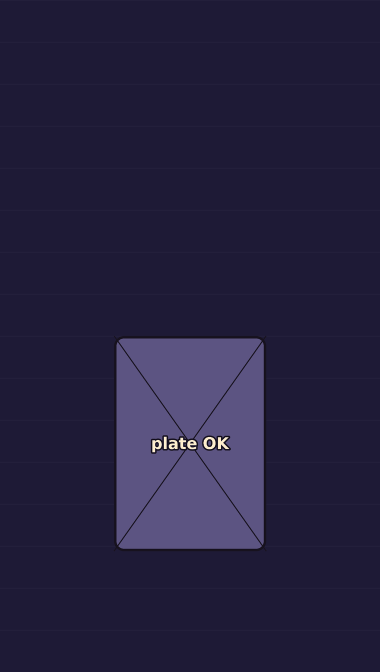
#> input picture .claude/skills/cartoon-product-ad/starter/assets/ai/keys/smoke.png, 760 x 1344 px (shown at 1/2 size)
$ python grid.py ../assets/ai/keys/smoke.png ../assets/ai/keys/smoke.png 5 ../assets/ai/keys/smoke.png ../assets/ai/keys/smoke.png ../assets/ai/keys/smoke.png
#> lines starting #> are read from the running program, lines starting #| are printed output that depends on the picture
#!/usr/bin/env python3
"""Overlay the 1080x1920 design grid on a plate (cover-fitted exactly as the renderer does) so callouts, measure
lines and code overlays can be placed by reading real coordinates instead of guessing.

usage: grid.py <plate image> <out.jpg> [step=120] [x0 y0 x1 y1 zoom]
       step is the grid spacing in design px; the optional crop box is in design px and zoom enlarges it for a close read.
e.g.   grid.py assets/ai/keys/k4-hero.png cache/view/grid-hero.jpg
       grid.py assets/ai/keys/k7-panel.png cache/view/grid-panel.jpg 60 0 560 1080 1320 1.3
"""
import pathlib, sys
from PIL import Image, ImageDraw, ImageFont

if len(sys.argv) < 3: sys.exit(__doc__)
src, out = sys.argv[1], pathlib.Path(sys.argv[2])
step = int(sys.argv[3]) if len(sys.argv) > 3 else 120
W, H = 1080, 1920
im = Image.open(src).convert('RGB')
#> im is the input picture: PIL image 760x1344 RGB; mean R, G, B 37.6, 33.1, 62.9
s = max(W / im.width, H / im.height)
#> s = 1.43
im = im.resize((round(im.width * s), round(im.height * s)), Image.LANCZOS)
#> im: PIL image 1086x1920 RGB
l, t = (im.width - W) // 2, (im.height - H) // 2
#> l = 3; t = 0
im = im.crop((l, t, l + W, t + H))
#> im: PIL image 1080x1920 RGB
x0, y0, x1, y1, z = 0, 0, W, H, 1.0
if len(sys.argv) > 8:
    x0, y0, x1, y1 = map(int, sys.argv[4:8]); z = float(sys.argv[8])
    im = im.crop((x0, y0, x1, y1)); im = im.resize((round(im.width * z), round(im.height * z)), Image.LANCZOS)
d = ImageDraw.Draw(im)
try: f = ImageFont.truetype('/usr/share/fonts/truetype/dejavu/DejaVuSans-Bold.ttf', 18)
except OSError: f = ImageFont.load_default()
first = lambda a: (a // step + (1 if a % step else 0)) * step
for gx in range(first(x0), x1 + 1, step):                    # labels sit in the margins of the picture, lines stay thin
    px = (gx - x0) * z; d.line([(px, 0), (px, im.height)], fill=(0, 255, 255), width=1)
    d.text((px + 3, 3), str(gx), fill=(255, 255, 0), font=f, stroke_width=2, stroke_fill=(0, 0, 0))
    d.text((px + 3, im.height - 24), str(gx), fill=(255, 255, 0), font=f, stroke_width=2, stroke_fill=(0, 0, 0))
for gy in range(first(y0), y1 + 1, step):
    py = (gy - y0) * z; d.line([(0, py), (im.width, py)], fill=(0, 255, 255), width=1)
    d.text((3, py + 3), str(gy), fill=(255, 160, 255), font=f, stroke_width=2, stroke_fill=(0, 0, 0))
    d.text((im.width - 58, py + 3), str(gy), fill=(255, 160, 255), font=f, stroke_width=2, stroke_fill=(0, 0, 0))
out.parent.mkdir(parents=True, exist_ok=True)
im.save(out, quality=90)
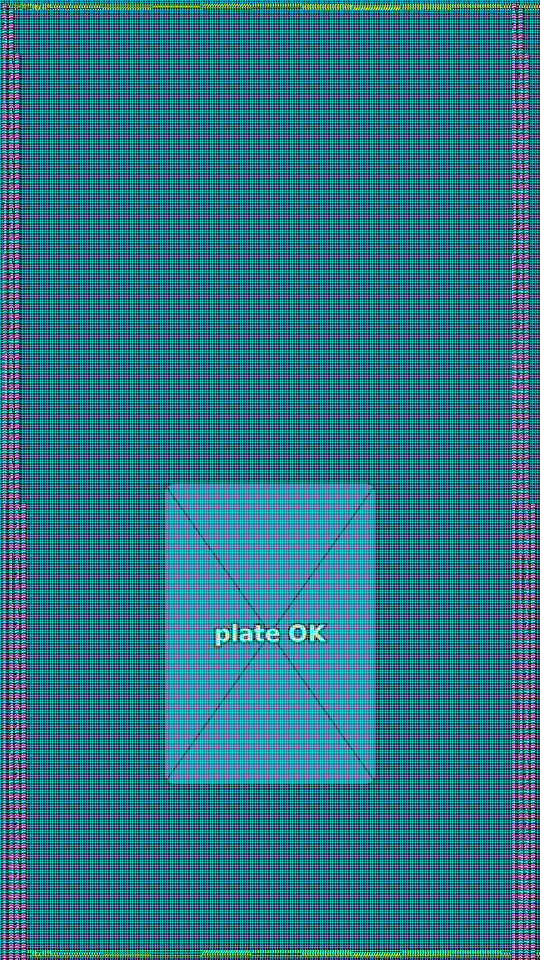
#> saved as smoke.png: PIL image 1080x1920 RGB (shown at 1/2 size); mean R, G, B 29.1, 112.8, 131.6
print(f'{out} {im.size}  x labels (yellow) top+bottom, y labels (pink) left+right, every {step} design px')
#| ../assets/ai/keys/smoke.png (1080, 1920)  x labels (yellow) top+bottom, y labels (pink) left+right, every 5 design px
